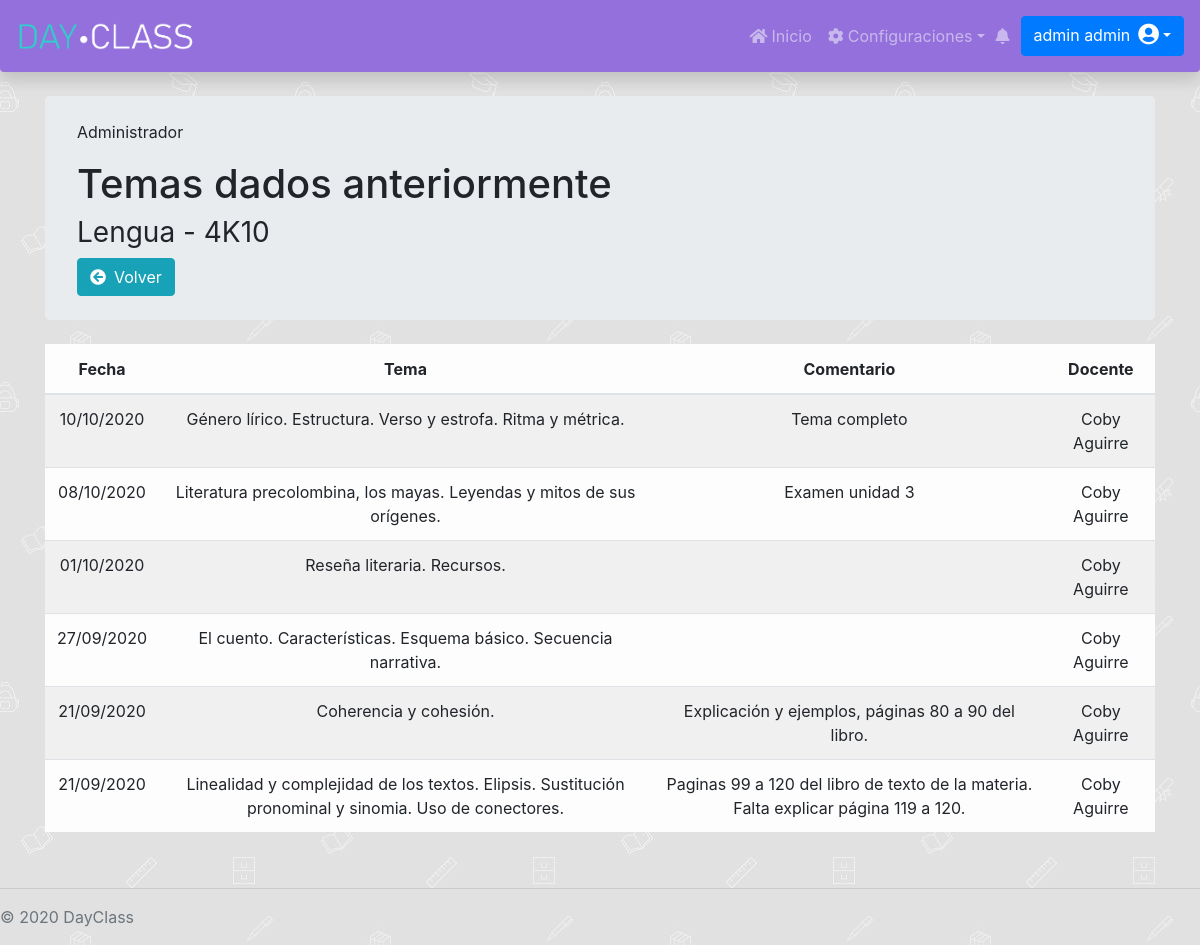
Screenshot of /Administrador/MateriaCurso/Curso/verTemasDadosCurso.php?id_curso=18 (signed in) with the database file from the repository.
### tables this page shows
CREATE TABLE `curso` (
  `id` int(11) NOT NULL AUTO_INCREMENT,
  `fechaDesdeCurActual` date DEFAULT NULL,
  `fechaHastaCurActul` date DEFAULT NULL,
  `nombreCurso` varchar(255) DEFAULT NULL,
  `division_id` int(11) DEFAULT NULL,
  `materia_id` int(11) DEFAULT NULL,
  `fechaDesdeCursado` date DEFAULT NULL,
  `fechaHastaCursado` date DEFAULT NULL,
  PRIMARY KEY (`id`),
  KEY `FKb0pu5rd27n5ld9n4oamd62dwj` (`division_id`),
  KEY `FK48osbikkitlflgwqf0vh8qt7j` (`materia_id`)
);

CREATE TABLE `profesor` (
  `id` int(11) NOT NULL AUTO_INCREMENT,
  `apellidoProf` varchar(255) DEFAULT NULL,
  `contraseniaProf` varchar(255) DEFAULT NULL,
  `dniProf` int(11) NOT NULL,
  `emailProf` varchar(255) DEFAULT NULL,
  `fechaAltaProf` date DEFAULT NULL,
  `fechaBajaProf` date DEFAULT NULL,
  `fechaNacProf` date DEFAULT NULL,
  `legajoProf` varchar(255) NOT NULL,
  `nombreProf` varchar(255) DEFAULT NULL,
  `permiso_id` int(11) DEFAULT NULL,
  PRIMARY KEY (`id`),
  KEY `FK62q9qdgk50ph2cra8pt464rpp` (`permiso_id`)
);

### Administrador/MateriaCurso/Curso/verTemasDadosCurso.php (the view, shortened to what this page needs)
<?php
include "../../../databaseConection.php";
$id_curso = $_GET["id_curso"];
$consulta1 = $con->query("SELECT * FROM curso WHERE id = '$id_curso'");
$curso = $consulta1->fetch_assoc();
?>
<link rel="stylesheet" href="https://cdnjs.cloudflare.com/ajax/libs/twitter-bootstrap/4.1.3/css/bootstrap.css">
<link rel="stylesheet" href="https://cdn.datatables.net/1.10.21/css/dataTables.bootstrap4.min.css">
<div class="container">
    <div class="jumbotron my-4 py-4">
        <p class="card-text">Administrador</p>
        <h1>Temas dados anteriormente</h1>
        <h3 class='font-weight-normal'><?php echo " " . $curso["nombreCurso"] ?></h3>
        <a class="btn btn-info" <?php echo "href='/DayClass/Administrador/MateriaCurso/Curso/verCurso.php?id_curso=$id_curso'"; ?>><i class="fa fa-arrow-circle-left mr-2"></i>Volver</a>
    </div>
    <div class="table-responsive">
        <table class="table text-center table-striped table-light" id="dataTable">
            <?php
            $currentDate = date('Y-m-d H:i:s');
            $consulta1 = $con->query("SELECT temadia.profesor_id, temadia.fechaTemaDia, temadia.comentarioTema, temasmateria.nombreTema FROM `temadia`, temasmateria, curso WHERE temadia.curso_id = '$id_curso' AND curso.fechaDesdeCurActual <= '$currentDate' AND curso.fechaHastaCurActul IS NULL AND curso.fechaDesdeCursado <= '$currentDate' AND curso.fechaHastaCursado >= '$currentDate' AND temadia.curso_id = curso.id AND temadia.temasMateria_id = temasmateria.id AND temadia.fechaTemaDia >= curso.fechaDesdeCursado AND temadia.fechaTemaDia <= curso.fechaHastaCursado ORDER BY temadia.fechaTemaDia DESC");
            if (($consulta1->num_rows) == 0) {
                echo "<div class='alert alert-warning' role='alert'>
                                <h5><i class='fa fa-exclamation-circle mr-2'></i>Todavía no se han cargado temas en este curso.</h5>
                                </div>";
            } else {
                echo "<thead>
                                    <th>Fecha</th>
                                    <th>Tema</th>
                                    <th>Comentario</th>
                                    <th>Docente</th>
                                </thead>
                                <tbody> ";
                while ($resultado1 = $consulta1->fetch_assoc()) {
                    $profTema = $resultado1['profesor_id'];
                    $datosProf = $con->query("SELECT * FROM `profesor` WHERE profesor.id = '$profTema'")->fetch_assoc();
                    $nombreProf = $datosProf["nombreProf"];
                    $apellidoProf = $datosProf["apellidoProf"];
                    $date = date_create($resultado1['fechaTemaDia']);
                    $fecha = date_format($date, "d/m/Y");
                    echo "<tr>
                                    <td>" . $fecha . "</td>
                                    <td>" . $resultado1['nombreTema'] . "</td>
                                    <td>" . $resultado1['comentarioTema'] . "</td>
                                    <td>" . $nombreProf . " " . $apellidoProf . "</td>
                                </tr>";
                }
                echo " </tbody>";
            }
            ?>
        </table>
    </div>
</div>

### DayClassStyle.css (style rules this page uses)
.dayclassnav { background-color: mediumpurple; }
.abajo-pagina { position: absolute; bottom: auto; width: 100%; }
body { padding-top: 4.5rem; background-image: url("/DayClass/images/school.jpg"); background-repeat: repeat; background-attachment: fixed; }

### rows the page displays
curso: nombreCurso "Lengua - 4K10"
profesor: nombreProf "Coby", apellidoProf "Aguirre"

### other values shown
$fecha "10/10/2020"
$resultado1['nombreTema'] "Género lírico. Estructura. Verso y estrofa. Ritma y métrica."
$resultado1['comentarioTema'] "Tema completo"
$fecha "08/10/2020"
$resultado1['nombreTema'] "Literatura precolombina, los mayas. Leyendas y mitos de sus orígenes."
$resultado1['comentarioTema'] "Examen unidad 3"
$fecha "01/10/2020"
$resultado1['nombreTema'] "Reseña literaria. Recursos."
$fecha "27/09/2020"
$resultado1['nombreTema'] "El cuento. Características. Esquema básico. Secuencia narrativa."
$fecha "21/09/2020"
$resultado1['nombreTema'] "Coherencia y cohesión."
$resultado1['comentarioTema'] "Explicación y ejemplos, páginas 80 a 90 del libro."
$resultado1['nombreTema'] "Linealidad y complejidad de los textos. Elipsis. Sustitución pronominal y sinomia. Uso de conectores."
$resultado1['comentarioTema'] "Paginas 99 a 120 del libro de texto de la materia. Falta explicar página 119 a 120."
